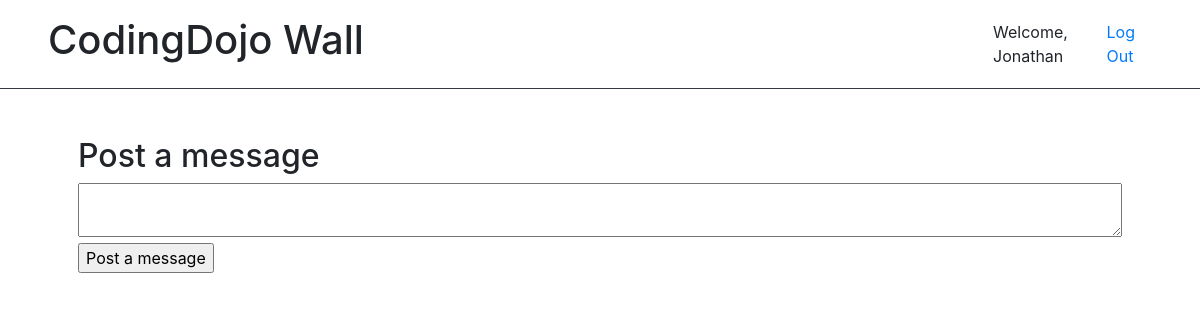
The app's page /wall/ (signed in), older data.
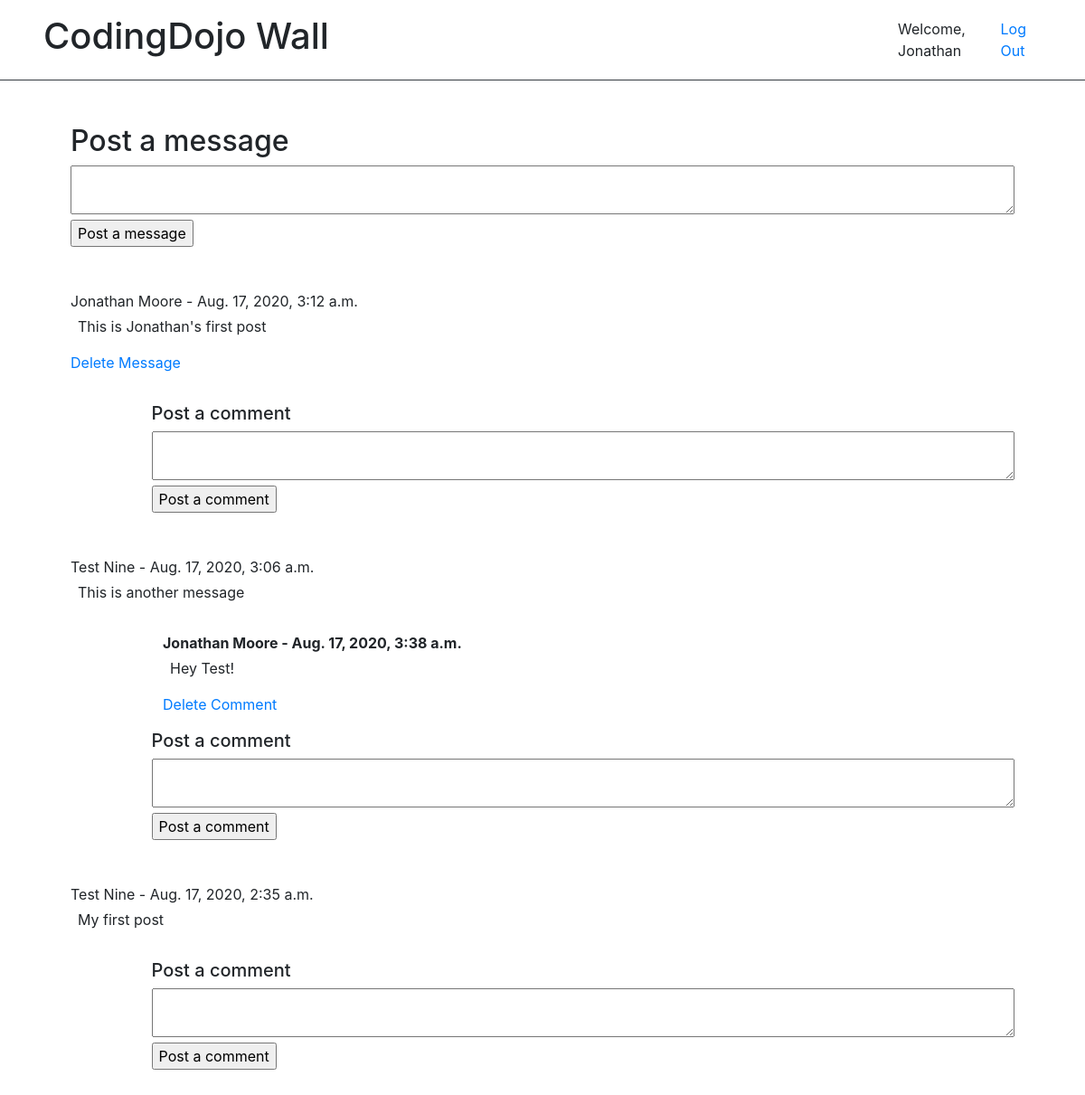
The same page, newer data.
### login_app/models.py (models this page shows, shortened)
class User(models.Model):
    f_name = models.CharField(max_length=100)
    l_name = models.CharField(max_length=100)
    email = models.CharField(max_length=255)
    dob = models.DateField()
    password = models.CharField(max_length=100)
    created_at = models.DateTimeField(auto_now_add=True)
    updated_at = models.DateTimeField(auto_now=True)
    objects = UserManager()

### wall_app/models.py (models this page shows)
class Message(models.Model):
    content = models.TextField()
    user = models.ForeignKey(User,related_name='messages',on_delete=models.CASCADE)
    created_at = models.DateTimeField(auto_now_add=True)
    updated_at = models.DateTimeField(auto_now=True)

class Comment(models.Model):
    content = models.TextField()
    user = models.ForeignKey(User,related_name='comments',on_delete=models.CASCADE)
    message = models.ForeignKey(Message,related_name='comments',on_delete=models.CASCADE)
    created_at = models.DateTimeField(auto_now_add=True)
    updated_at = models.DateTimeField(auto_now=True)

### wall_app/views.py (the view)
# urls.py: path('', views.index),
def index(request):
    if 'logged_user_id' in request.session:
        context = {
            'messages': Message.objects.all()
        }
        return render(request, 'welcome.html', context)
    return redirect('/')

### wall_app/templates/welcome.html (shortened to what this page needs)
<!DOCTYPE html>
<html lang="en">
<head>
    <link rel="stylesheet" href="https://stackpath.bootstrapcdn.com/bootstrap/4.5.2/css/bootstrap.min.css">
</head>
<body>
    <div class="container-fluid py-3 px-5 border-bottom border-dark">
        <div class="row d-flex justify-content-between">
            <div class="col-4">
                <h1>CodingDojo Wall</h1>
            </div>
            <div class="col-2 d-flex justify-content-between align-items-center">
                <p class="mb-0">Welcome, {{request.session.logged_user_name}}</p>
                <p class="mb-0"><a href="/logout/">Log Out</a></p>
            </div>
        </div>
    </div>
    <div class="container p-5">
        <div class="row mb-5">
            <div class="col-12">
                <form method="POST" id="message_form">
                    <h2>Post a message</h2>
                    <textarea name="message" class="w-100" id="message_content"></textarea>
                    <input type="submit" value="Post a message" id="message_submit">
                </form>
            </div>
        </div>
        <div class="row">
            <div class="col-12" id="messages">
                {% for message in messages reversed %}
                <div class="row mb-5">
                    <div class="col-12 mb-3">
                        <p class="mb-1">{{message.user.f_name}} {{message.user.l_name}} - {{message.updated_at}}</p>
                        <p class="px-2">{{message.content}}</p>
                        {% if message.user.id == request.session.logged_user_id %}
                        <p><a href="/wall/delete/message/{{message.id}}/">Delete Message</a></p>
                        {% endif %}
                    </div>
                    {% if message.comments.all|length > 0 %}
                    <div class="col-12" id="comments">
                        {% for comment in message.comments.all %}
                        <div class="col-11 offset-1 mb-3">
                            <p class="mb-1"><b>{{comment.user.f_name}} {{comment.user.l_name}} - {{comment.updated_at}}</b></p>
                            <p class="px-2">{{comment.content}}</p>
                            {% if comment.user.id == request.session.logged_user_id %}
                            <p><a href="/wall/delete/comment/{{comment.id}}/">Delete Comment</a></p>
                            {% endif %}
                        </div>
                        {% endfor %}
                    </div>
                    {% endif %}
                    <div class="col-11 offset-1">
                        <form method="POST" class="comment_form">
                            <h5>Post a comment</h5>
                            <textarea name="comment" class="w-100"></textarea>
                            <input type="submit" value="Post a comment">
                        </form>
                    </div>
                </div>
                {% endfor %}
            </div>
        </div>
    </div>
</body>
</html>

Row changes from the older to the newer data that the page shows:
now on this page (row unchanged): User: session.logged_user_name "Jonathan"
added Message: user.f_name "Jonathan", user.l_name "Moore", updated_at "Aug. 17, 2020, 3:12 a.m.", content "This is Jonathan's first post"
added Message: user.f_name "Test", user.l_name "Nine", updated_at "Aug. 17, 2020, 3:06 a.m.", content "This is another message"
added Comment: user.f_name "Jonathan", user.l_name "Moore", updated_at "Aug. 17, 2020, 3:38 a.m.", content "Hey Test!"
added Message: user.f_name "Test", user.l_name "Nine", updated_at "Aug. 17, 2020, 2:35 a.m.", content "My first post"
Text that changed along with them:
{{ request.session.logged_user_name }}: "Jonathan" → (not shown)
